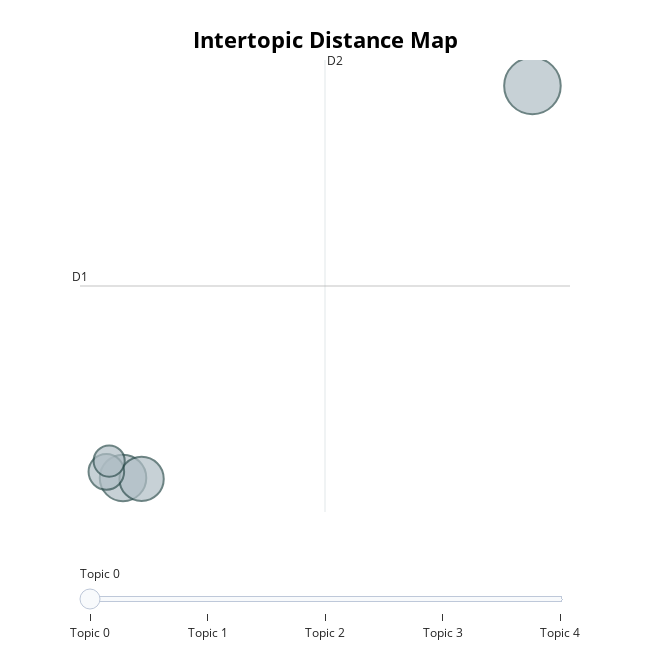

Notebook cell for this chart:
### Code cell
topic_model.visualize_topics()

### Figure 1 — Plotly figure (JSON) as saved in the notebook; plotly's stock layout.template omitted (floating-point values rounded to 4 significant figures)
{"data": [{"customdata": [[12.37, 10.21, 0, "skatterådet | spørger | bekræfte | stk | bekræfter", 1969], [-7.855, -13.0, 1, "retten | fandt | landsretten | grundlag | sagsøgeren", 1330], [-6.939, -13.06, 2, "retten | fandt | sagsøgeren | grundlag | godtgjort", 1209], [-8.679, -12.64, 3, "stadfæstede | byrettens | dom | landsretten | br", 779], [-8.54, -12.01, 4, "frifundet | skatteministeriet | baggrund | hele | heraf", 597]], "hovertemplate": "<b>Topic %{customdata[2]}</b><br>Words: %{customdata[3]}<br>Size: %{customdata[4]}", "legendgroup": "", "marker": {"color": "#B0BEC5", "line": {"color": "DarkSlateGrey", "width": 2}, "size": [1969, 1330, 1209, 779, 597], "sizemode": "area", "sizeref": 1.231, "symbol": "circle"}, "mode": "markers", "name": "", "orientation": "v", "showlegend": false, "type": "scatter", "x": [12.37, -7.855, -6.939, -8.679, -8.54], "xaxis": "x", "y": [10.21, -13.0, -13.06, -12.64, -12.01], "yaxis": "y"}], "layout": {"annotations": [{"showarrow": false, "text": "D1", "x": -9.981, "y": -1.642, "yshift": 10}, {"showarrow": false, "text": "D2", "x": 2.123, "xshift": 10, "y": 11.74}], "height": 650, "hoverlabel": {"bgcolor": "white", "font": {"family": "Rockwell", "size": 16}}, "legend": {"itemsizing": "constant", "tracegroupgap": 0}, "margin": {"t": 60}, "shapes": [{"line": {"color": "#CFD8DC", "width": 2}, "type": "line", "x0": 2.123, "x1": 2.123, "y0": -15.02, "y1": 11.74}, {"line": {"color": "#9E9E9E", "width": 2}, "type": "line", "x0": -9.981, "x1": 14.23, "y0": -1.642, "y1": -1.642}], "sliders": [{"active": 0, "pad": {"t": 50}, "steps": [{"args": [{"marker.color": [["red", "#B0BEC5", "#B0BEC5", "#B0BEC5", "#B0BEC5"]]}], "label": "Topic 0", "method": "update"}, {"args": [{"marker.color": [["#B0BEC5", "red", "#B0BEC5", "#B0BEC5", "#B0BEC5"]]}], "label": "Topic 1", "method": "update"}, {"args": [{"marker.color": [["#B0BEC5", "#B0BEC5", "red", "#B0BEC5", "#B0BEC5"]]}], "label": "Topic 2", "method": "update"}, {"args": [{"marker.color": [["#B0BEC5", "#B0BEC5", "#B0BEC5", "red", "#B0BEC5"]]}], "label": "Topic 3", "method": "update"}, {"args": [{"marker.color": [["#B0BEC5", "#B0BEC5", "#B0BEC5", "#B0BEC5", "red"]]}], "label": "Topic 4", "method": "update"}]}], "title": {"font": {"color": "Black", "size": 22}, "text": "<b>Intertopic Distance Map", "x": 0.5, "xanchor": "center", "y": 0.95, "yanchor": "top"}, "width": 650, "xaxis": {"anchor": "y", "domain": [0, 1], "range": [-9.981, 14.23], "title": {"text": ""}, "visible": false}, "yaxis": {"anchor": "x", "domain": [0, 1], "range": [-15.02, 11.74], "title": {"text": ""}, "visible": false}}}
